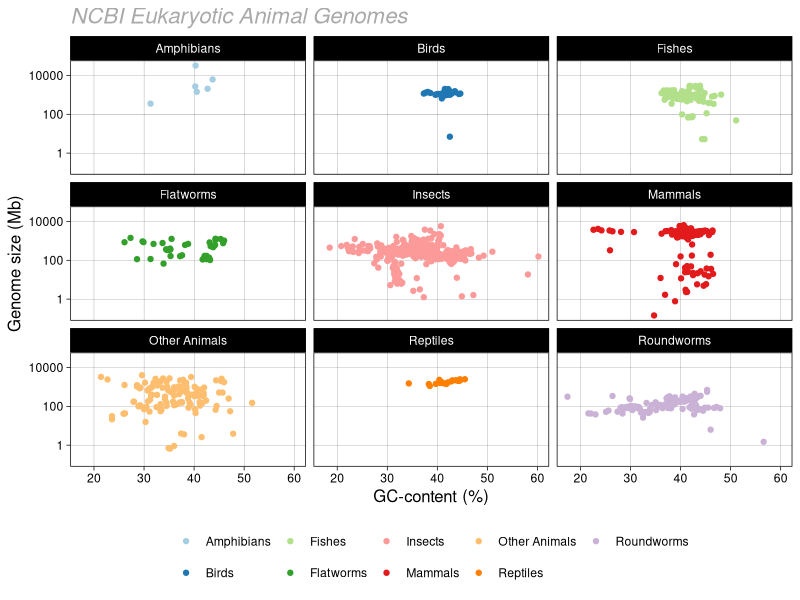
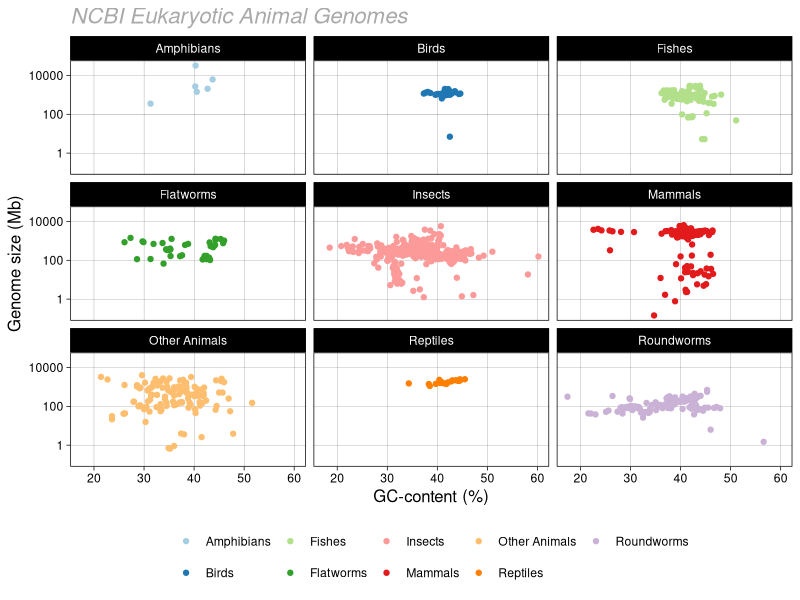

These charts were generated, in order, by the following R code:
# Description: Introduction to tidyverse
# Example
# Note: recommended to start new session for each script (Session , Restart R)

# If you haven't installed tidyverse, please uncomment the following line
# install.packages("tidyverse")

# load the package tidyverse
library(tidyverse)

## 1. Read in data
## An operational taxonomic unit (OTU)
animals <- read_tsv("data/animals.tsv")
# Another tweaking example

## Scatterplot from 2
animals %>% 
  select(subgroup, gc, size_mb) %>% 
  filter(!is.na(gc), !is.na(size_mb)) %>% 
  ggplot(aes(x = gc, y = size_mb, color = subgroup)) +
  geom_point() +
  facet_wrap(~subgroup) +
  xlab("GC-content (%)") +
  ylab("Genome size (Mb)") +
  ggtitle("NCBI Eukaryotic Animal Genomes") +
  scale_y_log10() +
  scale_colour_brewer(palette = "Paired") +
  theme_linedraw() +
  theme(
    legend.position = "bottom",
    legend.title = element_blank(),
    axis.title = element_text(size = 12),
    plot.title = element_text(size = 16, face = "italic", colour = "darkgrey"),
    panel.grid.minor = element_blank()
  )
ggsave("plots/point_gc_size.png",
       width = 10, height = 8
)
